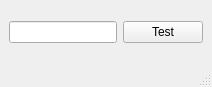
<?xml version="1.0" encoding="UTF-8"?>
<ui version="4.0">
 <class>MainWindow</class>
 <widget class="QMainWindow" name="MainWindow">
  <property name="geometry">
   <rect>
    <x>0</x>
    <y>0</y>
    <width>212</width>
    <height>87</height>
   </rect>
  </property>
  <property name="windowTitle">
   <string>Fizzbuzz</string>
  </property>
  <widget class="QWidget" name="centralwidget">
   <layout class="QHBoxLayout" name="horizontalLayout">
    <item>
     <widget class="QLineEdit" name="lineEdit"/>
    </item>
    <item>
     <widget class="QPushButton" name="pushButton">
      <property name="text">
       <string>Test</string>
      </property>
     </widget>
    </item>
   </layout>
  </widget>
  <widget class="QStatusBar" name="statusbar"/>
  <widget class="QMenuBar" name="menubar">
   <property name="geometry">
    <rect>
     <x>0</x>
     <y>0</y>
     <width>212</width>
     <height>22</height>
    </rect>
   </property>
  </widget>
 </widget>
 <resources/>
 <connections/>
</ui>
